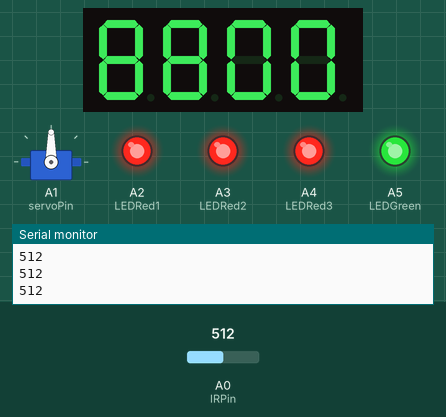
A sketch run on a simulated Arduino Uno, built with avr-gcc and run on an emulated ATmega328P. On the bench: 4-digit seven-segment display, servo, output pins drawn as LEDs (lit = HIGH), the last lines printed to the serial monitor. Wiring (inferred from the names in the program): 4-digit 7-segment display, segments lit when HIGH: segments pin 12, pin 8, pin 4, pin 6, pin 7, pin 11, pin 3, pin 5; digit selects pin 13, pin 10, pin 9, pin 2. The inputs (shaded band) are chosen by the test bench; at power-on: A0 (IRPin) = 512. The segment pins are drawn as the display they are named for; pins used as bus, display or sensor lines are not drawn.

Above: at 4.3 s.
4.9 s: A0 (IRPin) set to 0
At 6.24 s:
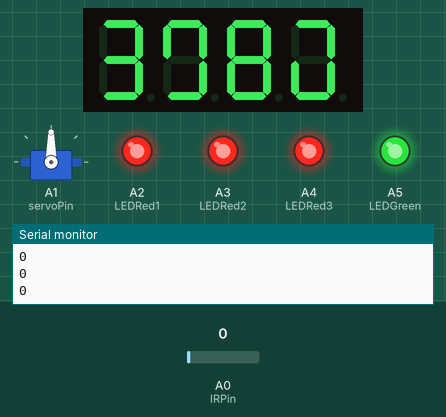
6.8 s: A0 (IRPin) set to 690
At 7.45 s:
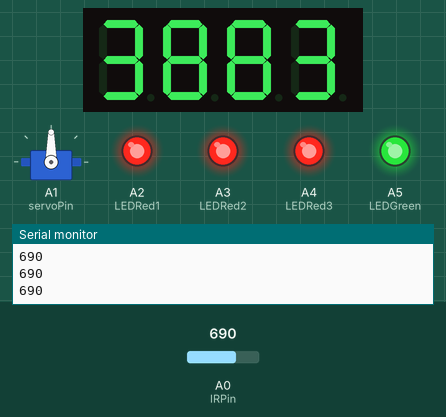
9.2 s: A0 (IRPin) set to 707
At 10.4 s:
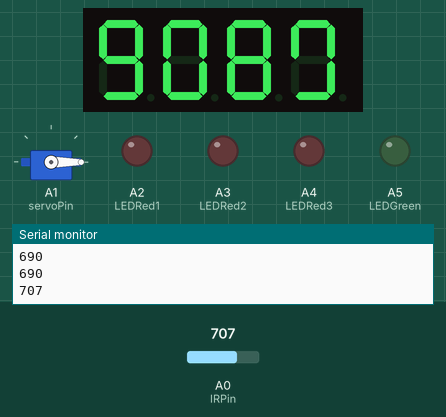
Timing chart, 0 to 12.2 s (numbered marks = the images above; inputs shaded):
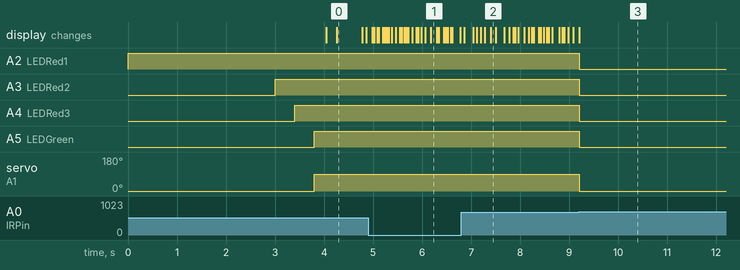

Measured:
- the behaviour switches between 700 and 701 on A0 (IRPin) (found by bisection; images 2 and 3)
- after the input at 4.9 s, the display: first differs from a run without the input after 0.18 s (image 1 shows a later state)
- after the input at 9.2 s, A2 (LEDRed1), A3 (LEDRed2), A4 (LEDRed3), A5 (LEDGreen): HIGH → LOW at once; servo on A1 (servoPin): 90° → 0° at once
- what the display in image 0 shows lasts 0.5 s, from 4.3 s to 4.8 s

The sketch:

diecast_track.ino
```cpp
// required library for servo operations
#include <Servo.h>


// servo
Servo myServo;              // servo object
int servoPin = A1;          // servo read pin
int servoPos = 0;           // servo position


// LED lights
int LEDRed1 = A2;
int LEDRed2 = A3;
int LEDRed3 = A4;
int LEDGreen = A5;


// button
int buttonPin = 0;          // button input pin
bool buttonPressed = false; // used so button press only occurs 1 time


// 4 digit 7 segment display
int pinA = 12;              // pins for each segment
int pinB = 8;
int pinC = 4;
int pinD = 6;
int pinE = 7;
int pinF = 11;
int pinG = 3;
int pinDot = 5;

int D1 = 13;                // pins for each digit
int D2 = 10;
int D3 = 9;
int D4 = 2;

bool raceStarted = false;   // identifies if timer is running

unsigned long startMillis;  // time in mil seconds when timer starts
unsigned long timePassed;   // current time. used to calculate time that has passed

int tens = 0;               // storage locations for the 4 digits of the display
int ones = 0;
int tenths = 0;
int hundredths = 0;


// IR sensor
int IRPin = A0;             // analog pin to read IR value (0 - 1000)
int IRRead;                 // stores the read value from sensor
int IRTrip = 700;            // value we want our sensor to trip the timer


// this runs when script is started
void setup()
{
  // allows for output to screen
  Serial.begin(9600);

  // SERVO
  myServo.attach(servoPin);
  OpenStartgate();

  // LEDS
  pinMode(LEDRed1, OUTPUT);
  pinMode(LEDRed2, OUTPUT);
  pinMode(LEDRed3, OUTPUT);
  pinMode(LEDGreen, OUTPUT);

  // BUTTON
  pinMode(buttonPin, INPUT);

  // DISPLAY
  pinMode(pinA, OUTPUT);
  pinMode(pinB, OUTPUT);
  pinMode(pinC, OUTPUT);
  pinMode(pinD, OUTPUT);
  pinMode(pinE, OUTPUT);
  pinMode(pinF, OUTPUT);
  pinMode(pinG, OUTPUT);
  pinMode(pinDot, OUTPUT);
  pinMode(D1, OUTPUT);
  pinMode(D2, OUTPUT);
  pinMode(D3, OUTPUT);
  pinMode(D4, OUTPUT);

  // SENSOR
  pinMode(IRPin, INPUT);
}


// main loop. this function continues to run over and over
void loop()
{
  ButtonPressed();

  // race is either started and the timer is running or not
  // if started, we update the timer and check the sensor
  // if race is over we idle the timer to display the end time
  if (raceStarted)
  {
    RunTimer();
    ReadIRSensor();
  }
  else
  {
    IdleTimer();
  }
}


// checks if button has been pressed and handles what to do
void ButtonPressed()
{
  // read button value is either a 0 or 1
  bool buttonRead = digitalRead(buttonPin);

  if (buttonRead == 0) // button is pressed
  {
    // if buttonPressed is true, then we already pressed the button. Skip code
    // once button is released, this value resets
    if (!buttonPressed)
    {
      buttonPressed = true;

      // if the race is going and we press button, then reset timer and servo
      // otherwise we want to begin race and start the light sequence
      if (raceStarted)
      {
        PrintNum(0,0);
        Reset();
      }
      else
      {
        raceStarted = true;
        LightSequence();
      }
    }
  }
  else  // button is not pressed
  {
    // if buttonPressed is set, then we have released the button
    // otherwise skip code
    if(buttonPressed)
    {
      buttonPressed = false;
    }
  }
}


// Beginning light sequence, once complete open start gate
void LightSequence()
{
  PrintNum(0,0);
  digitalWrite(LEDRed1, HIGH);
  delay(3000);
  digitalWrite(LEDRed2, HIGH);
  delay(400);
  digitalWrite(LEDRed3, HIGH);
  delay(400);
  digitalWrite(LEDGreen, HIGH);

  OpenStartgate();

  // slight delay for start gate to begin opening
  delay(200);

  // set our start time for timer
  startMillis = millis();
}


// If race is over, just idel the timer at current value
void IdleTimer()
{
  PrintNum(D1, tens);
  PrintNum(D2, ones);
  PrintNum(D3, tenths);
  PrintNum(D4, hundredths);
}


// run our timer and calculuate the time that has passed
// here we calculate what each digit should be on timer
void RunTimer()
{
  // calculate how much time has passed since startMillis
  timePassed = millis() - startMillis;

  // tens digit. 10000 mil seconds is 10 seconds
  tens = timePassed / 10000;
  // we get the remaider here to pass to next digit
  int leftOvers = timePassed % 10000;

  // out of leftovers each 1000  mil seconds is a second
  ones = leftOvers / 1000;
  leftOvers = leftOvers % 1000;

  // out of leftovers each 100 mil seconds is a tenth of a second
  tenths = leftOvers / 100;
  leftOvers = leftOvers % 100;

  // out of leftovers, you get the picture :)
  hundredths = leftOvers / 10;

  // print out our numbers on the display
  PrintNum(D1, tens);
  PrintNum(D2, ones);
  PrintNum(D3, tenths);
  PrintNum(D4, hundredths);
}


// this reads our sensor and if we hit our trip value we stop the timer
void ReadIRSensor()
{
  // read value (0 - 1000)
  IRRead = analogRead(IRPin);

  // print out value (for testing)
  Serial.println(IRRead);

  if (IRRead > IRTrip)
  {
    Reset();
  }
}


// opens start gate
void OpenStartgate()
{
  // if raceStarted is true, then set to 90 which will open the start gate
  // if not, then reset and open start gate
  if (raceStarted)
  {
    myServo.write(90);
  }
  else
  {
    myServo.write(0);
  }
}

// reset LEDs and opens start gate
void Reset()
{
  digitalWrite(LEDRed1, LOW);
  digitalWrite(LEDRed2, LOW);
  digitalWrite(LEDRed3, LOW);
  digitalWrite(LEDGreen, LOW);

  raceStarted = false;

  OpenStartgate();
}


//////////
// LED DISPLAY
//////////

// main function for printing number to display
void PrintNum(int digit, int displayNumber)
{
  // for my display you set all digits to HIGH except for the digit
  // you want to set. Any digit set to LOW will display the displayNumber
  switch (digit)
  {
    case 13: // digit 1
      digitalWrite(D1, LOW);
      digitalWrite(D2, HIGH);
      digitalWrite(D3, HIGH);
      digitalWrite(D4, HIGH);
      break;
    case 10: // digit 2
      digitalWrite(D1, HIGH);
      digitalWrite(D2, LOW);
      digitalWrite(D3, HIGH);
      digitalWrite(D4, HIGH);
      break;
    case 9: // digit 3
      digitalWrite(D1, HIGH);
      digitalWrite(D2, HIGH);
      digitalWrite(D3, LOW);
      digitalWrite(D4, HIGH);
      break;
    case 2: // digit 4
      digitalWrite(D1, HIGH);
      digitalWrite(D2, HIGH);
      digitalWrite(D3, HIGH);
      digitalWrite(D4, LOW);
      break;
    default:
      digitalWrite(D1, LOW);
      digitalWrite(D2, LOW);
      digitalWrite(D3, LOW);
      digitalWrite(D4, LOW);
      break;
  }

  // 10 is the pin for Digit 2. I want the dot to always be displayed
  // for the decimal point
  if (digit == 10)
  {
    digitalWrite(pinDot, HIGH);
  }
  else
  {
    digitalWrite(pinDot, LOW);
  }

  // here we set the segments to display the number we want
  // remember only the digits with LOW set will display the segments
  switch (displayNumber)
  {
    case 0:
      Print0();
      break;
    case 1:
      Print1();
      break;
    case 2:
      Print2();
      break;
    case 3:
      Print3();
      break;
    case 4:
      Print4();
      break;
    case 5:
      Print5();
      break;
    case 6:
      Print6();
      break;
    case 7:
      Print7();
      break;
    case 8:
      Print8();
      break;
    case 9:
      Print9();
      break;
    default:
      break;
  }

  // here we need a small delay when we switch between digits
  // we are esssentially mutliplexing the digits
  delay(3);
}


// functions to print each digit 0 - 9
// Here we set HIGH for the segments that make up each number
void Print0()
{
  digitalWrite(pinA, HIGH);
  digitalWrite(pinB, HIGH);
  digitalWrite(pinC, HIGH);
  digitalWrite(pinD, HIGH);
  digitalWrite(pinE, HIGH);
  digitalWrite(pinF, HIGH);
  digitalWrite(pinG, LOW);
}


void Print1()
{
  digitalWrite(pinA, LOW);
  digitalWrite(pinB, HIGH);
  digitalWrite(pinC, HIGH);
  digitalWrite(pinD, LOW);
  digitalWrite(pinE, LOW);
  digitalWrite(pinF, LOW);
  digitalWrite(pinG, LOW);
}


void Print2()
{
  digitalWrite(pinA, HIGH);
  digitalWrite(pinB, HIGH);
  digitalWrite(pinC, LOW);
  digitalWrite(pinD, HIGH);
  digitalWrite(pinE, HIGH);
  digitalWrite(pinF, LOW);
  digitalWrite(pinG, HIGH);
}


void Print3()
{
  digitalWrite(pinA, HIGH);
  digitalWrite(pinB, HIGH);
  digitalWrite(pinC, HIGH);
  digitalWrite(pinD, HIGH);
  digitalWrite(pinE, LOW);
  digitalWrite(pinF, LOW);
  digitalWrite(pinG, HIGH);
}


void Print4()
{
  digitalWrite(pinA, LOW);
  digitalWrite(pinB, HIGH);
  digitalWrite(pinC, HIGH);
  digitalWrite(pinD, LOW);
  digitalWrite(pinE, LOW);
  digitalWrite(pinF, HIGH);
  digitalWrite(pinG, HIGH);
}


void Print5()
{
  digitalWrite(pinA, HIGH);
  digitalWrite(pinB, LOW);
  digitalWrite(pinC, HIGH);
  digitalWrite(pinD, HIGH);
  digitalWrite(pinE, LOW);
  digitalWrite(pinF, HIGH);
  digitalWrite(pinG, HIGH);
}


void Print6()
{
  digitalWrite(pinA, HIGH);
  digitalWrite(pinB, LOW);
  digitalWrite(pinC, HIGH);
  digitalWrite(pinD, HIGH);
  digitalWrite(pinE, HIGH);
  digitalWrite(pinF, HIGH);
  digitalWrite(pinG, HIGH);
}


void Print7()
{
  digitalWrite(pinA, HIGH);
  digitalWrite(pinB, HIGH);
  digitalWrite(pinC, HIGH);
  digitalWrite(pinD, LOW);
  digitalWrite(pinE, LOW);
  digitalWrite(pinF, LOW);
  digitalWrite(pinG, LOW);
}


void Print8()
{
  digitalWrite(pinA, HIGH);
  digitalWrite(pinB, HIGH);
  digitalWrite(pinC, HIGH);
  digitalWrite(pinD, HIGH);
  digitalWrite(pinE, HIGH);
  digitalWrite(pinF, HIGH);
  digitalWrite(pinG, HIGH);
}


void Print9()
{
  digitalWrite(pinA, HIGH);
  digitalWrite(pinB, HIGH);
  digitalWrite(pinC, HIGH);
  digitalWrite(pinD, LOW);
  digitalWrite(pinE, LOW);
  digitalWrite(pinF, HIGH);
  digitalWrite(pinG, HIGH);
}
```
